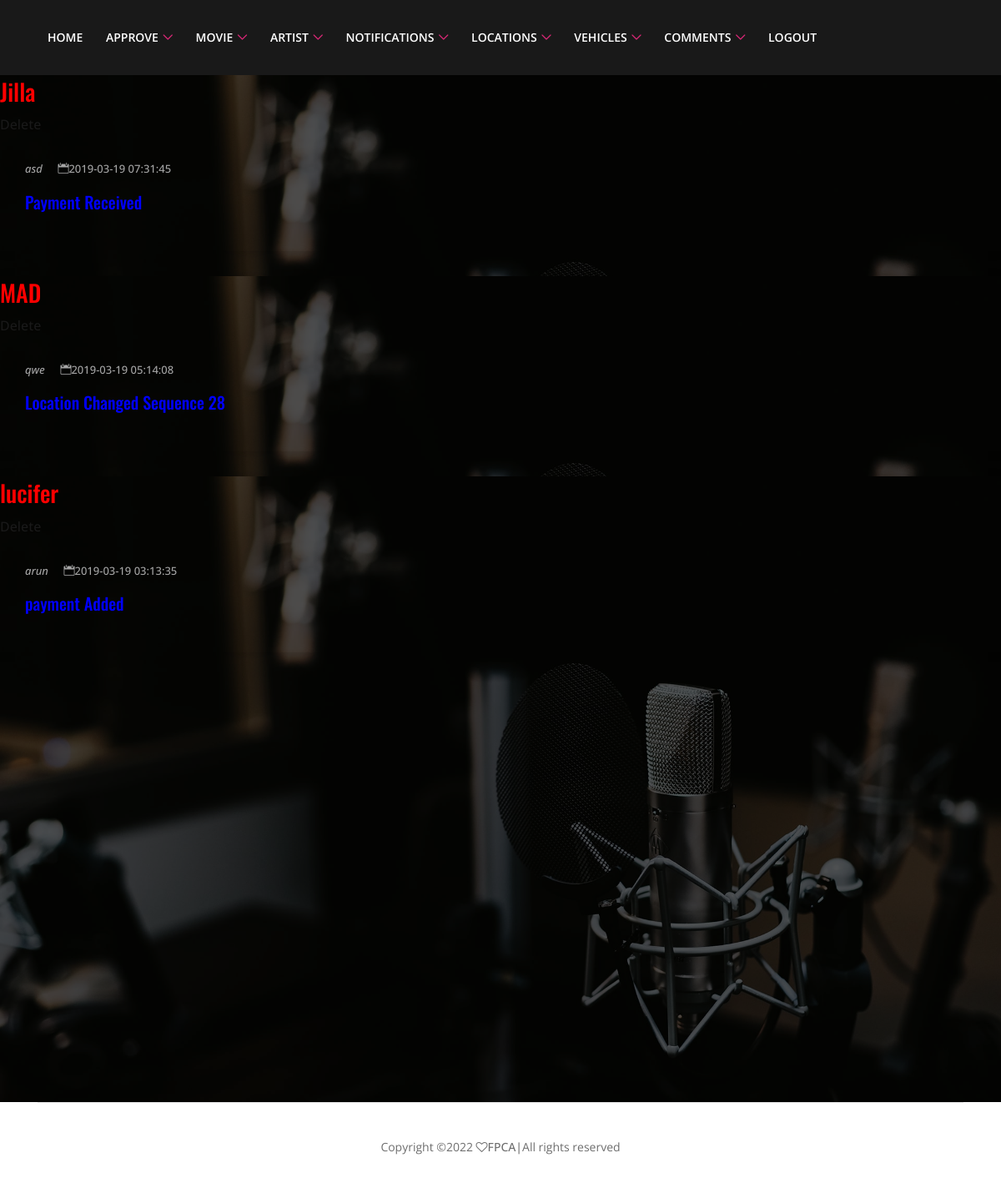
/Admin/viewnotifications.php, run on the app's committed database.
### tables this page shows
CREATE TABLE IF NOT EXISTS `notification` (
  `nid` int(100) NOT NULL AUTO_INCREMENT,
  `moviename` varchar(100) NOT NULL,
  `cname` varchar(100) NOT NULL,
  `message` varchar(100) NOT NULL,
  `day` timestamp NOT NULL DEFAULT CURRENT_TIMESTAMP ON UPDATE CURRENT_TIMESTAMP,
  `count` int(100) NOT NULL,
  PRIMARY KEY (`nid`)
);

### Admin/viewnotifications.php (the view, shortened to what this page needs)
<!DOCTYPE html>
<html lang="en">
<head>
    <link rel="stylesheet" href="../style.css">
</head>
<body>
  <?php
  include'header.php';
  include '../connect.php';
$sql = "SELECT * FROM notification ";
$rs = mysqli_query($con,$sql);
while($row = mysqli_fetch_assoc($rs))
{
echo'
     <section class="welcome-area">
        <div class="">
            <div class="single-welcome-slide bg-img bg-overlay" style="background-image: url(../img/bg-img/32.jpg);">
                    <div class="single-podcast-area mb-30 wow fadeInUp" data-wow-delay="500ms">
                        <div class="podcast-thumb">
                        <h3><font color="red">'.$row['moviename'].'</font></h3>
                            <div class="like">
                                <a href="deletenotification.php?id='.$row["nid"].'">Delete</a>
                            </div>
                        </div>
                        <div class="podcast-content">
                            <div class="podcast-meta">
                               <a href="#"><i>'.$row['cname'].' </i></a>
                                <a href="#"><i class="icon_calendar"></i>'.$row['day'].' </a>
                            </div>
                            <h5><font color="blue">'.$row['message'].'</font></h5>
                        </div>
                    </div>';
}
                    ?>
            </div>
<?php include'footer1.php'; ?>
</body>
</html>

### style.css (style rules this page uses)
* { margin: 0; padding: 0; }
body { font-family: "Open Sans", sans-serif; font-weight: 400; font-size: 14px; position: relative; z-index: auto; }
h1, h2, h3, h4, h5, h6 { font-family: "Oswald", sans-serif; color: #191919; line-height: 1.4; font-weight: 500; }
a, a:active, a:focus, a:hover { font-family: "Open Sans", sans-serif; color: #191919; text-decoration: none; -webkit-transition-duration: 500ms; -o-transition-duration: 500ms; transition-duration: 500ms; outline: none; font-size: 16px; font-weight: 500; }
.bg-overlay { position: relative; z-index: 1; }
.bg-overlay::after { position: absolute; content: ""; height: 100%; width: 100%; top: 0; left: 0; z-index: -1; background-color: rgba(0, 0, 0, 0.65); }
.bg-img { background-position: center center; background-size: cover; background-repeat: no-repeat; }
.mb-30 { margin-bottom: 30px; }
.single-welcome-slide { position: relative; z-index: 2; width: 100%; height: 750px; background-color: #ffffff; }
.single-podcast-area { position: relative; z-index: 1; box-shadow: 0 1px 11px 0 rgba(0, 0, 0, 0.15); }
.single-podcast-area .podcast-thumb { position: relative; z-index: 1; }
.single-podcast-area .podcast-content { padding: 30px; position: relative; z-index: 1; }
.single-podcast-area .podcast-content .podcast-meta { position: relative; z-index: 1; margin-bottom: 15px; }
.single-podcast-area .podcast-content .podcast-meta a { display: inline-block; font-size: 13px; color: #a6a6a6; margin-right: 15px; }
.single-podcast-area .podcast-content h5 { margin-bottom: 15px; display: block; }

### css/default-assets/classy-nav.css (style rules this page uses)
.bg-img { background-position: center center; background-size: cover; background-repeat: no-repeat; }

### data on the page
notification: moviename "Jilla", cname "asd", day "2019-03-19 07:31:45", message "Payment Received"
notification: moviename "MAD", cname "qwe", day "2019-03-19 05:14:08", message "Location Changed Sequence 28"
notification: moviename "lucifer", cname "arun", day "2019-03-19 03:13:35", message "payment Added"
